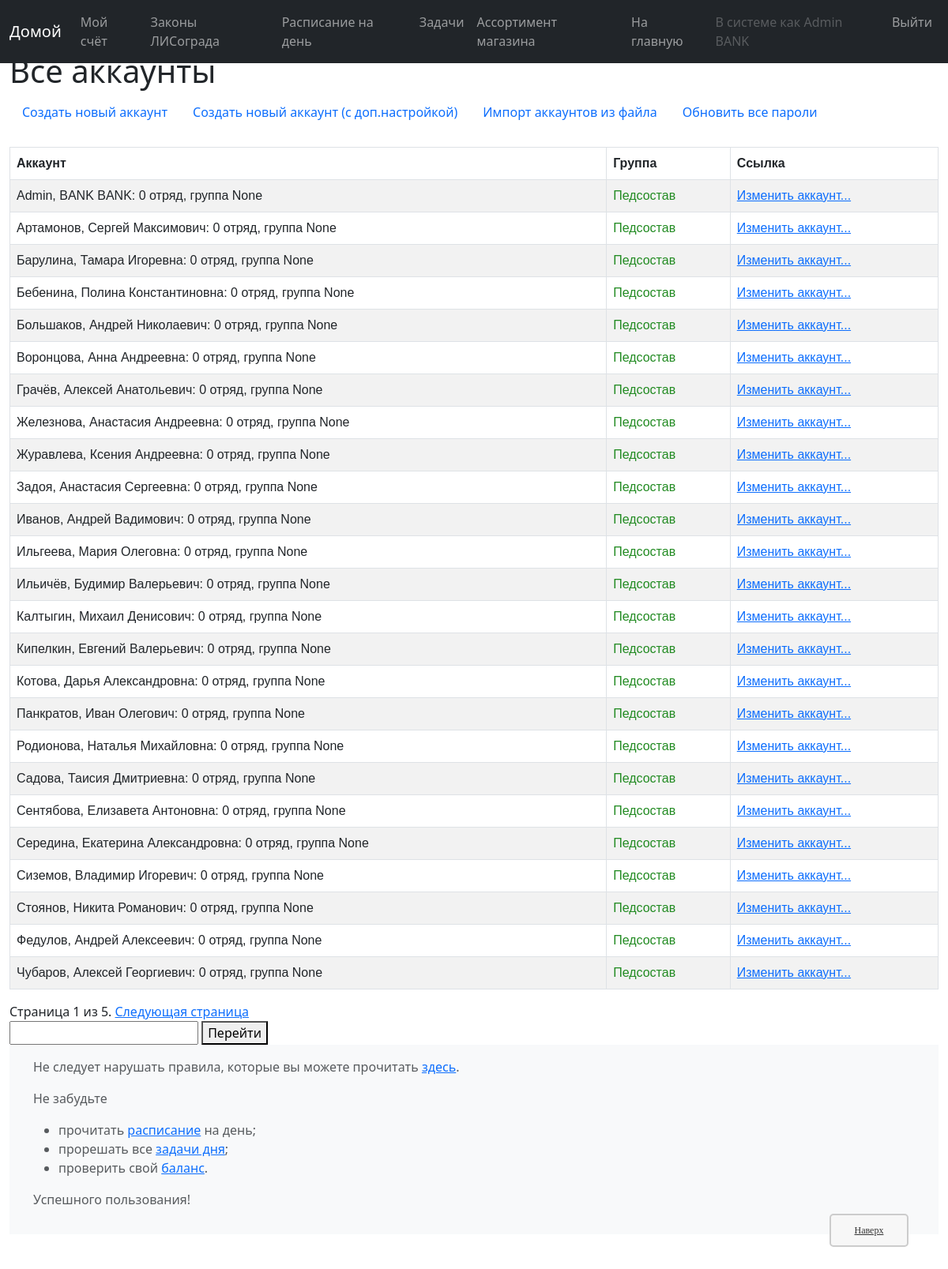
The page /bank/account/info/ (signed in) on the database its author committed.
### bank/models.py (models this page shows, shortened)
class account(models.Model):
    user = models.OneToOneField(User, on_delete=models.CASCADE, verbose_name=gc('account, fields, user, verbose_name'))
    balance = models.FloatField(default=0, verbose_name=gc('account, fields, balance, verbose_name'))
    id = models.UUIDField(primary_key=True, default=uuid.uuid4, help_text=gc('account, fields, id, help_text'))#, editable=False)
    first_name = models.CharField(max_length=40, default=gc('account, fields, first_name, default'),
                                  verbose_name=gc('account, fields, first_name, verbose_name'))   #   Имя
    middle_name = models.CharField(max_length=40, default=gc('account, fields, middle_name, default'),
                                   verbose_name=gc('account, fields, middle_name, verbose_name')) #   Отчество
    last_name = models.CharField(max_length=40, default=gc('account, fields, last_name, default'),
                                 verbose_name=gc('account, fields, last_name, verbose_name'))     #   Фамилия
    user_group = models.CharField(max_length=40, choices=EXISTING_GROUPS, default='None',
                                  help_text=gc('account, fields, user_group, help_text'),
                                  verbose_name=gc('account, fields, user_group, verbose_name'))
    party = models.IntegerField(default=0, verbose_name=gc('account, fields, party, verbose_name'))
    theme_self = models.CharField(max_length=50, choices=EXISTING_THEMES, default='default',
                                  help_text=gc('account, fields, theme_self, help_text'),
                                  verbose_name=gc('account, fields, theme_self, verbose_name'))
    account_status = models.CharField(max_length=100, default='', blank=True,
                                      verbose_name=gc('account, fields, account_status, verbose_name'))
    class Meta:
        ordering = ["party", "last_name"]
        permissions = PERMISSIONS
    def get_absolute_url_for_edit(self):
        return reverse('account-edit-n', args=[str(self.id)])
    def info(self) -> str:
        return f'{self.last_name}, {self.first_name} {self.middle_name}: {self.party} {gc("account, methods, info")} {self.user_group}'
    def short_name(self) -> str:
        return f'{self.last_name} {self.first_name}'
    def is_ped(self) -> bool:
        try:
            group = self.user.groups.get(name="pedagogue")
        except:
            group = None
        return group is not None

### bank/views/accounts.py (the view)
@permission_required('bank.staff_')
@permission_required('bank.edit_users')
def account_info(request):
    acc_all = account.objects.all()
    paginator1 = Paginator(acc_all, 25)
    page1 = request.GET.get('page1')
    try:
        items1 = paginator1.page(page1)
    except PageNotAnInteger:
        items1 = paginator1.page(1)
    except EmptyPage:
        items1 = paginator1.page(paginator1.num_pages)
    return render(
        request,
        'bank/accounts/account_status.html',
        context={
            'object_list': items1,
        }
    )

### constants/constants.py (called while the page is built)
@lru_cache(None)
def get_const_bank_models(request: str) -> any:
    return get_smth_from_lc("bank", "models", '--'.join(request.split(', ')))

### utils/localization.py (called while the page is built)
def __request_handler__(request: str, info: any) -> any:
    rq = request.split('--')
    for i in rq: info = info[i]
    return info

def get_smth_from_lc(type_app: str, type_module: str, request: str) -> any:
    global info_all
    sbj = info_all[type_app][type_module]
    return __request_handler__(request, sbj)

### templates/bank/accounts/account_status.html (shortened to what this page needs)
{% extends "bank/base_generic.html" %}
{% block content %}
    <h1>Все аккаунты</h1>
    <ul class="nav">
    {% if perms.bank.staff_ %}
        <li class="nav-item"><a class="nav-link active" aria-current="page" href="{% url 'new-user' %}">Создать новый аккаунт</a></li>
        <li class="nav-item"><a class="nav-link active" aria-current="page" href="{% url 'new-user-custom' %}">Создать новый аккаунт (с доп.настройкой)</a></li>
        <li class="nav-item"><a class="nav-link active" aria-current="page" href="{% url 'new-user-auto' %}">Импорт аккаунтов из файла</a></li>
        {% if object_list %}
        <li class="nav-item"><a class="nav-link active" aria-current="page" href="{% url 'update-all-pass' %}">Обновить все пароли</a></li>
        {% endif %}
    {% endif %}
    </ul>
    <br />
    {% if object_list %}
    <table class="table table-striped table-hover table-bordered" cellpadding=30px>
        <thead>
            <tr>
                <th scope="col">Аккаунт</th>
                <th score="col">Группа</th>
                <th score="col">Ссылка</th>
            </tr>
        </thead>
        <tbody>
        {% for element in object_list %}
        <tr>
            <td>{{ element.info }}</td>
            <td>
                {% if element.is_ped == True %}
                    <span class="green">Педсостав</span>
                {% else %}
                    <span class="red">Пионер</span>
                {% endif %}
            </td>
            <td><a href="{{ element.get_absolute_url_for_edit }}">Изменить аккаунт...</a></td>
        </tr>
        {% endfor %}
    </table>
    <span class="page-current">
        Страница {{ object_list.number }} из {{ object_list.paginator.num_pages }}.
    </span>
    {% if object_list.has_next %}
        <a href="?page1={{ object_list.next_page_number }}">Следующая страница</a>
    {% endif %}
    <form method="GET" action="{% url 'info-users' %}">
        <input type="text" name="page1" value="{{ messages.number }}" />
        <button type="submit">Перейти</button>
    </form>
    {% else %}
      <p>Ещё не существует ни одного аккаунта.</p>
    {% endif %}
{% endblock %}

### templates/bank/base_generic.html (shortened to what this page needs)
<!DOCTYPE html>
<html lang="ru">
<head>
  {% load static %}
  <link rel="stylesheet" href="{% static 'src/bootstrap/css/bootstrap.min.css' %}">
  <link id="main-style" rel="stylesheet" href="{% static 'bank/css/styles.css' %}">
</head>
<body>
    <div class="top-panel" role="navigation">
        <nav class="navbar navbar-expand-md navbar-dark fixed-top bg-dark">
            <div class="container-fluid">
              <a class="navbar-brand" href="{% url 'index_of_bank' %}">Домой</a>
              <div class="collapse navbar-collapse" id="navbarCollapse">
                <ul class="navbar-nav me-auto">
                    {% if user.is_authenticated %}
                        <li class="nav-item"><a class="nav-link" aria-current="page" href="{% url 'my-transactions' %}">Мой счёт</a></li>
                    {% endif %}
                    <li class="nav-item"><a class="nav-link" aria-current="page" href="{% url 'rules' %}">Законы ЛИСограда</a></li>
                    <li class="nav-item"><a class="nav-link" aria-current="page" href="{% url 'plans' %}">Расписание на день</a></li>
                    <li class="nav-item"><a class="nav-link" aria-current="page" href="{% url 'answers' %}">Задачи</a></li>
                    <li class="nav-item"><a class="nav-link" aria-current="page" href="{% url 'shop' %}">Ассортимент магазина</a></li>
                    <li class="nav-item"><a class="nav-link" aria-current="page" href="{% url 'index' %}">На главную</a></li>
                </ul>
                <ul class="navbar-nav ms-auto">
                    {% if user.is_authenticated %}
                    <li class="nav-item"><a class="nav-link disabled">В системе как {{ request.user.account.short_name }}</a></li>
                    <li class="nav-item"><a class="nav-link" aria-current="page" href="{% url 'logout' %}?next={{ request.path }}">Выйти</a></li>
                    {% else %}
                    <li class="nav-item"><a class="nav-link disabled">Вы не авторизированы в системе</a></li>
                    <li class="nav-item"><a class="nav-link" aria-current="page" href="{% url 'login' %}?next={{ request.path }}">Войти</a></li>
                    {% endif %}
                </ul>
              </div>
            </div>
        </nav>
    </div>
    <div class="container-fluid main">
        <div class="row">
            <div class="col-sm-12" style="margin-top: 66px;margin-bottom: 66px;">
                {% block content %}
                {% endblock %}
                <a href="#top" title="В начало" tabindex="-1" class="topbutton">Наверх</a>
                {% block footer %}
                <footer class="footer mt-auto py-3 bg-body-tertiary">
                    <div class="container">
                        <span class="text-body-secondary">
                            <p>Не следует нарушать правила, которые вы можете прочитать <a href="{% url 'rules' %}">здесь</a>.</p>
                            <p>Не забудьте
                            <ul>
                                <li>прочитать <a href="{% url 'plans' %}">расписание</a> на день;</li>
                                <li>прорешать все <a href="{% url 'answers' %}">задачи дня</a>;</li>
                                <li>проверить свой <a href="{% url 'my-transactions' %}">баланс</a>.</li>
                            </ul></p>
                            <p>Успешного пользования!</p>
                        </span>
                    </div>
                </footer>
                {% endblock %}
            </div>
        </div>
    </div>
</body>
</html>

### static/bank/css/styles.css (style rules this page uses)
.green { color: forestgreen; }
.table { font-family: "Lucida Sans Unicode", "Lucida Grande", Sans-Serif; border-collapse: collapse; color: #686461; }
.topbutton { width:100px; border:2px solid #ccc; background:#f7f7f7; text-align:center; padding:10px; position:fixed; bottom:50px; right:50px; cursor:pointer; color:#333; font-family:verdana; font-size:12px; border-radius: 5px; -moz-border-radius: 5px; -webkit-border-radius: 5px; -khtml-border-radius: 5px; }

### rows shown on the page
account: info "Admin, BANK BANK: 0 отряд, группа None", shows "Педсостав"
account: info "Артамонов, Сергей Максимович: 0 отряд, группа None", shows "Педсостав"
account: info "Барулина, Тамара Игоревна: 0 отряд, группа None", shows "Педсостав"
account: info "Бебенина, Полина Константиновна: 0 отряд, группа None", shows "Педсостав"
account: info "Большаков, Андрей Николаевич: 0 отряд, группа None", shows "Педсостав"
account: info "Воронцова, Анна Андреевна: 0 отряд, группа None", shows "Педсостав"
account: info "Грачёв, Алексей Анатольевич: 0 отряд, группа None", shows "Педсостав"
account: info "Железнова, Анастасия Андреевна: 0 отряд, группа None", shows "Педсостав"
account: info "Журавлева, Ксения Андреевна: 0 отряд, группа None", shows "Педсостав"
account: info "Задоя, Анастасия Сергеевна: 0 отряд, группа None", shows "Педсостав"
account: info "Иванов, Андрей Вадимович: 0 отряд, группа None", shows "Педсостав"
account: info "Ильгеева, Мария Олеговна: 0 отряд, группа None", shows "Педсостав"
account: info "Ильичёв, Будимир Валерьевич: 0 отряд, группа None", shows "Педсостав"
account: info "Калтыгин, Михаил Денисович: 0 отряд, группа None", shows "Педсостав"
account: info "Кипелкин, Евгений Валерьевич: 0 отряд, группа None", shows "Педсостав"
account: info "Котова, Дарья Александровна: 0 отряд, группа None", shows "Педсостав"
account: info "Панкратов, Иван Олегович: 0 отряд, группа None", shows "Педсостав"
account: info "Родионова, Наталья Михайловна: 0 отряд, группа None", shows "Педсостав"
account: info "Садова, Таисия Дмитриевна: 0 отряд, группа None", shows "Педсостав"
account: info "Сентябова, Елизавета Антоновна: 0 отряд, группа None", shows "Педсостав"
account: info "Середина, Екатерина Александровна: 0 отряд, группа None", shows "Педсостав"
account: info "Сиземов, Владимир Игоревич: 0 отряд, группа None", shows "Педсостав"
account: info "Стоянов, Никита Романович: 0 отряд, группа None", shows "Педсостав"
account: info "Федулов, Андрей Алексеевич: 0 отряд, группа None", shows "Педсостав"
account: info "Чубаров, Алексей Георгиевич: 0 отряд, группа None", shows "Педсостав"

### other values the page prints
{{ request.user.account.short_name }} "Admin BANK"
{{ object_list.number }} "1"
{{ object_list.paginator.num_pages }} "5"
